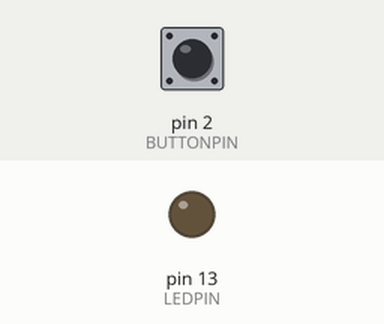
Simulated run of this sketch. Board: Arduino Uno, built with avr-gcc and run on an emulated ATmega328P. Parts: output pins drawn as LEDs (lit = HIGH). The test bench sets the inputs (shaded band); at power-on: pin 2 (BUTTONPIN) LOW.

Above: at 1.3 s.
1.4 s: pin 2 (BUTTONPIN) pulled HIGH for 0.3 s
At 1.62 s:
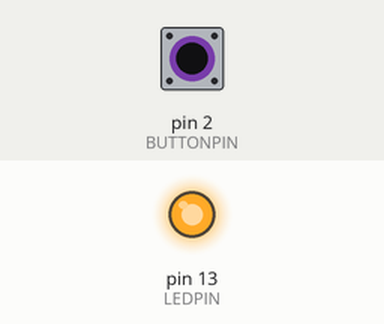
3.2 s: pin 2 (BUTTONPIN) pulled HIGH for 3.2 s
At 7.9 s:
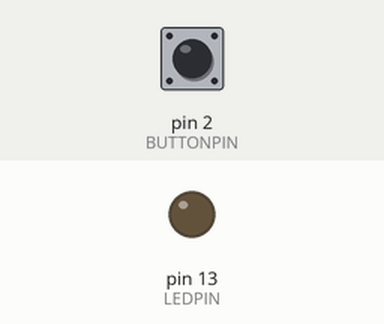
Timing chart, 0 to 9.4 s (numbered marks = the images above; inputs shaded):
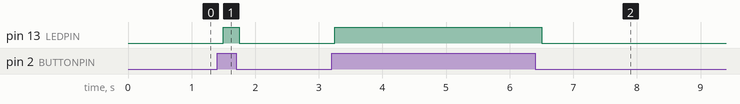

Measured:
- after the input at 1.4 s, pin 13 (LEDPIN): LOW → HIGH after 0.10 s, → LOW 0.25 s later
- after the input at 3.2 s, pin 13 (LEDPIN): LOW → HIGH after 0.05 s, → LOW 3.3 s later

The sketch:

yellowLED.ino
```cpp
//ID 12345

const byte BUTTONPIN = 2;
const byte LEDPIN = 13;

void setup() {
  pinMode(BUTTONPIN, INPUT);
  pinMode(LEDPIN, OUTPUT);

  Serial.begin(9600);
}

void loop() {
  if(digitalRead(BUTTONPIN) == HIGH){
    digitalWrite(LEDPIN, HIGH);
  }else{
        digitalWrite(LEDPIN, LOW);
  }
  delay(250);
}
```
